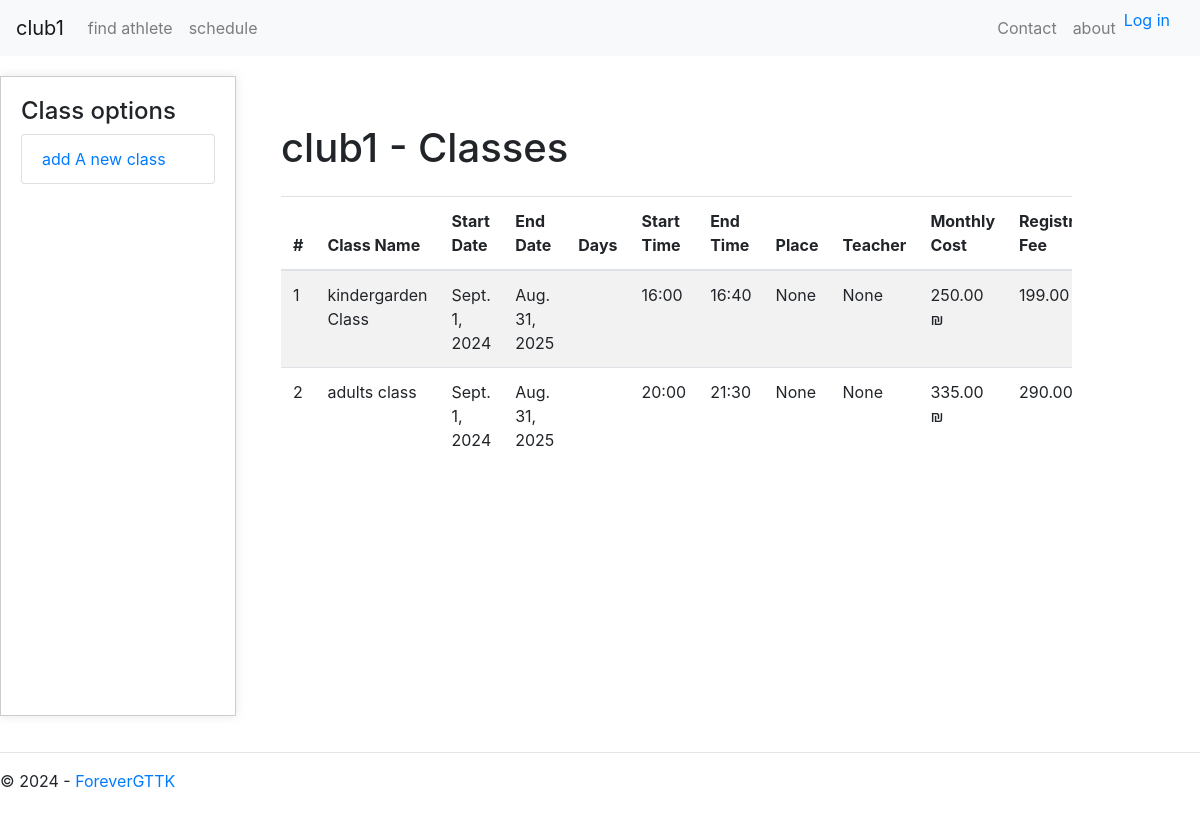
The page /club/club1/classes/ on the database its author committed.
### app/models.py (models this page shows, shortened)
class BaseModel(models.Model):
    ID = models.UUIDField(default=uuid.uuid4, editable=False, unique=True, primary_key=True)
    created_by = models.ForeignKey(User, on_delete=models.SET_NULL, null=True)
    created_at = models.DateTimeField(auto_now_add=True, editable=False)
    last_updated = models.DateTimeField(auto_now=True)
    description = models.TextField(null=True, blank=True)
    class Meta:
        abstract = True

class Clubs(BaseModel):
    name = models.CharField(max_length=255, unique=True)
    topic = models.ForeignKey(Topics, on_delete=models.CASCADE, null=True, related_name='clubs')
    location = models.CharField(max_length=255, null=True, blank=True)
    web_name = models.CharField(max_length=100, unique=True)
    contact_email = models.EmailField(null=True, blank=True)
    contact_phone = models.CharField(max_length=15, null=True, blank=True)
    contact_person = models.CharField(max_length=255, null=True, blank=True)
    class Meta:
        permissions = [
            ("view_club", "Can view club details"),
            ("manage_club", "Can manage club details"),
            ("manage_club_design", "Can edit club design"),
            ("manage_club_articles", "Can manage articles for the club"),
        ]

class Season(BaseModel):
    club = models.ForeignKey('Clubs', on_delete=models.CASCADE, related_name='seasons')
    start_date = models.DateField()
    end_date = models.DateField()
    is_active = models.BooleanField(default=True)
    class Meta:
        ordering = ['-start_date']

class Class(BaseModel):
    DAYS_OF_WEEK = (
        ('sun', 'Sunday'),
        ('mon', 'Monday'),
        ('tue', 'Tuesday'),
        ('wed', 'Wednesday'),
        ('thu', 'Thursday'),
        ('fri', 'Friday'),
        ('sat', 'Saturday'),
    )
    name = models.CharField(max_length=255)
    season = models.ForeignKey(Season, on_delete=models.CASCADE, related_name='classes')
    start_date = models.DateField()
    end_date = models.DateField()
    days_of_week = MultiSelectField(choices=DAYS_OF_WEEK, null=True, blank=True)
    start_time = models.TimeField()
    end_time = models.TimeField()
    place = models.CharField(max_length=255, null=True, blank=True)
    teacher = models.ForeignKey('Teacher', on_delete=models.SET_NULL, null=True, blank=True)
    price = models.DecimalField(max_digits=10, decimal_places=2)
    registration_fee = models.DecimalField(max_digits=10, decimal_places=2)
    class Meta:
        ordering = ['start_date', 'start_time']
    @classmethod
    def get_classes_by_current_season(cls, club):
        current_season = Season.objects.filter(club=club, is_active=True).first()
        if not current_season:
            return {}
        classes = cls.objects.filter(season=current_season)
        return { c.name:c.get_class() for c in classes }
    def get_class(self):
        return {
            'ID': self.ID,
            'name': self.name,
            'teacher': self.teacher,
            'start_date': self.start_date,
            'end_date': self.end_date,
            'days_of_week': self.days_of_week,
            'start_time': self.start_time.strftime('%H:%M'),
            'end_time': self.end_time.strftime('%H:%M'),
            'place':self.place if self.place else None,
            'season': self.season,
            'price':self.price,
            'registration_fee':self.registration_fee,
        }

### BotLaHug/views.py (the view)
# urls.py: path('club/<str:club_name>/classes/', clubViews.club_classes, name='club_classes'),
def club_classes(request, club_name):
    club = get_object_or_404(models.Clubs, web_name=club_name)
    classes = models.Class.get_classes_by_current_season(club)
    return page_render(
        request,
        'BotLaHug/club_pages/club_classes.html',
        {
            'classes': classes
        },
        club_name=club_name
    )

### BotLaHug/views.py (called while the page is built)
def page_render(request, page_address, context, club_name):
    context['easterEgg'] = datetime.now().minute % 2 == 0
    app_name = re.split(r'_|(?=[A-Z])', os.path.splitext(os.path.basename(page_address))[0])
    title = ' '.join(word.capitalize() if context['easterEgg'] else word.lower() for word in app_name)
    context.update(
        {
            'name': club_name,
            'title': title,
            'year': datetime.now().year,
        }
    )
    return render(request, page_address, context)

### BotLaHug/templates/BotLaHug/club_pages/club_classes.html (shortened to what this page needs)
{% extends "BotLaHug/layout.html" %}
{% block sidebar %}
<h4>Class options</h4>
<ul class="list-group mb-4">
    <li class="list-group-item"><a href="{% url 'add_class' club_name=name %}">add A new class</a></li>
</ul>
{% endblock %}
{% block content %}
<div class="container mt-5">
    <h1 class="mb-4">{{ name }} - Classes</h1>
    {% if classes %}
    <table class="table table-striped table-hover">
        <thead>
            <tr>
                <th>#</th>
                <th>Class Name</th>
                <th>Start Date</th>
                <th>End Date</th>
                <th>Days</th>
                <th>Start Time</th>
                <th>End Time</th>
                <th>Place</th>
                <th>Teacher</th>
                <th>Monthly Cost</th>
                <th>Registration Fee</th>
            </tr>
        </thead>
        <tbody>
            {% for cname, class in classes.items %}
            <tr class="clickable-row" data-href="/club/{{name}}/class/view/{{class.ID}}">
                <td>{{ forloop.counter }}</td>
                <td>{{ cname }}</td>
                <td>{{ class.start_date }}</td>
                <td>{{ class.end_date }}</td>
                <td>{{ class.days }}</td>
                <td>{{ class.start_time }}</td>
                <td>{{ class.end_time }}</td>
                <td>{{ class.place }}</td>
                <td>{{ class.teacher }}</td>
                <td>
                    {{ class.price }} &#8362;
                </td>
                <td>
                    {{ class.registration_fee }} &#8362;
                </td>
            </tr>
            {% endfor %}
        </tbody>
    </table>
    {% else %}
    <p>No classes found for this club.</p>
    {% endif %}
</div>
{% endblock %}

### BotLaHug/templates/BotLaHug/layout.html (shortened to what this page needs)
<!DOCTYPE html>
<html>
<head>
    {% load static %}
    <link href="https://stackpath.bootstrapcdn.com/bootstrap/4.5.2/css/bootstrap.min.css" rel="stylesheet">
</head>
<body class="bud">
    <nav class="navbar navbar-expand-lg navbar-light bg-light fixed-top">
        {% if user.is_authenticated %}
        <a class="navbar-brand" href="/club/{{name}}/">{{name}} BotlaHug בוטלחוג</a>
        {% else %}
        <a class="navbar-brand" href="/club/{{name}}/"> {{name}}  </a>
        {% endif %}
        <div class="collapse navbar-collapse" id="navbarNav">
            {% include 'BotLaHug/loggedelements.html' %}
            <ul class="navbar-nav ml-auto" style="margin-inline:14px;">
                <li class="nav-item">
                    <a class="nav-link" href="/club/{{name}}/contact/">Contact</a>
                </li>
                <li class="nav-item">
                    <a class="nav-link" href="/club/{{name}}/about/">about</a>
                </li>
                {% include 'BotLaHug/loginpartial.html' %}
            </ul>
        </div>
    </nav>
    <div class="sidebar-container">
        <div class="centered-div">
            {% block sidebar %}{% endblock %}
        </div>
        <div class=" body-content">
            {% block content %}{% endblock %}
        </div>
        <div>
        </div>
    </div>
    <footer>
        <hr />
        <p>&copy; {{ year }} - <a href="{% url 'contact' %}">ForeverGTTK</a></p>
    </footer>
</body>
</html>

### BotLaHug/templates/BotLaHug/layout.html (style rules this page uses)
.bud { min-height: 100vh; margin: 0; padding: 0; overflow-y: hidden; }
.sidebar-container { display: grid; grid-template-columns: 2fr 7fr 1fr; column-gap: 10px; margin-top: 56px; overflow-y: hidden; }
.centered-div { padding: 20px; background-color: #fff; border: 1px solid #ccc; box-sizing: border-box; margin-top: 20px; height: 80vh; margin-bottom: 20px; box-shadow: 0px 0px 10px rgba(0, 0, 0, 0.1); }
.body-content { height: 80vh; padding: 20px; box-sizing: border-box; overflow-y: scroll; }
.clickable-row { cursor: pointer; }

### rows shown on the page
Clubs: web_name "club1"
Season: name "kindergarden Class", start_date "Sept. 1, 2024", end_date "Aug. 31, 2025", start_time "16:00", end_time "16:40", place "None", teacher "None", price "250.00", registration_fee "199.00…", name "adults class", start_time "20:00", end_time "21:30", price "335.00", registration_fee "290.00…"
